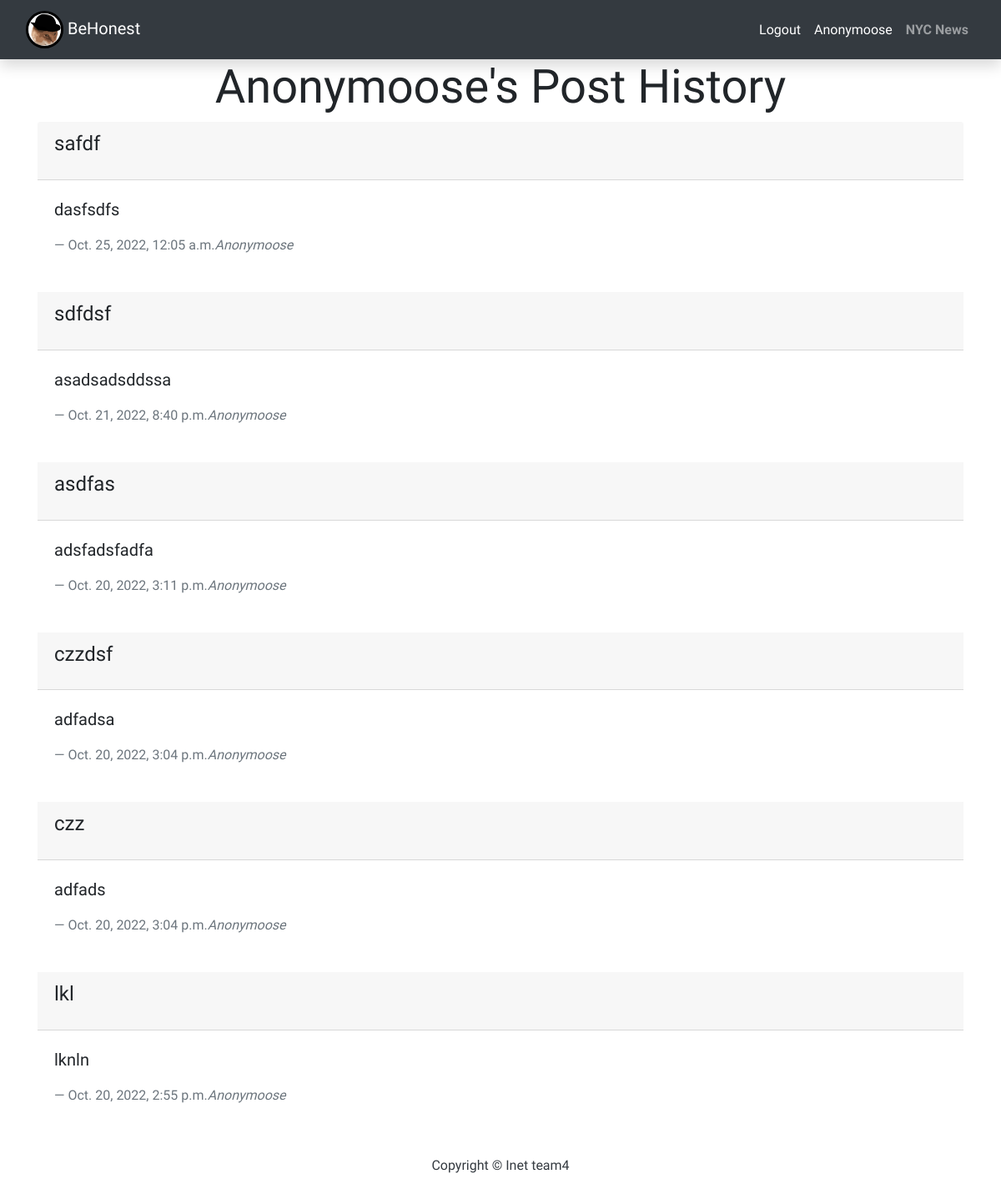
/home/profile/Anonymoose, run on the app's committed database.
### post/models.py (models this page shows, shortened)
class Post(models.Model):
    title = models.CharField(max_length=200)
    author = models.ForeignKey(
        User, on_delete=models.CASCADE, related_name="blog_posts"
    )
    content = models.TextField()
    created_on = models.DateTimeField(auto_now_add=True)
    likes = models.ManyToManyField(User, related_name="post_post")
    dislikes = models.ManyToManyField(User, related_name="blog_post")
    class Meta:
        ordering = ["-created_on"]

### post/views.py (the view)
# urls.py: path("profile/<str:pk>", views.profile, name="profile"),
def profile(request, pk):
    user = User.objects.get(username=pk)
    logged_in_user_posts = Post.objects.filter(author=user)
    context = {
        "user": user,
        "posts": logged_in_user_posts,
    }
    return render(request, "profile.html", context)

### post/templates/profile.html (shortened to what this page needs)
{% extends 'base.html' %}
{% block content %}
    <h2 class = "display-4 text-center"> {{ user.username }}'s Post History</h2>
    <div class = "container"
        <div class = "card">
            {% for post in posts %}
                <div class="card-header">
                    <h4>{{ post.title }}</p>
                </div>
                <div class="card-body">
                    <blockquote class = "blockquote mb-0">
                        <p>{{ post.content }}</p>
                        <footer class="blockquote-footer">{{post.created_on}}<cite title="Source Title">{{post.author.username}}</cite></footer>
                    </blockquote>
                </div>
                <br>
            {% endfor %}
        </div>
{% endblock %}

### post/templates/base.html (shortened to what this page needs)
<!DOCTYPE html>
{% load static %}
<html>
  <head>
    <link rel="stylesheet" href="https://stackpath.bootstrapcdn.com/bootstrap/4.4.1/css/bootstrap.min.css">
    <link rel="stylesheet" href = {% static 'styles.css' %}>
  </head>
  <body>
    {% if user.is_authenticated %}
    <nav class="navbar navbar-expand-lg navbar-dark bg-dark shadow" id="mainNav">
      <div class="container-fluid">
        <a class="navbar-brand" href="{% url 'post:base' %}">
          <img src="{% static 'img/Febee.png' %}" alt="Febee" class="logo">
          BeHonest
        </a>
        <div class="collapse navbar-collapse" id="navbarResponsive">
          <ul class="navbar-nav ml-auto">
              <li class="nav-item">
                <a class="nav-link text-white" href="{% url 'main:logout' %}">Logout</a>
              </li>
              <li class="nav-item">
                <a class="nav-link text-white" href="/home/profile/{{user.username}}">{{user.username}}</a>
              </li>
              <div class="collapse navbar-collapse" id="navbarResponsive">
                <ul class="navbar-nav ml-auto">
                    <a
                      class="nav-link text-black font-weight-bold"
                      href="/news"
                      >NYC News</a
                    >
                </ul>
              </div>
          </ul>
        </div>
        </div>
    </nav>
              {% block content %}{% endblock content %}
    {% else %}
      <p class="text-center">Don't have an account? <a href="register">Create an account</a>.</p>
    </div>
    {% endif %}
    <footer class="py-3 bg-grey">
              <p class="m-0 text-dark text-center ">Copyright &copy; Inet team4</p>
    </footer>
  </body>
</html>

### static/styles.css (style rules this page uses)
* { font-family: 'Oswald', sans-serif; }
.logo { border-radius: 50%; background-position: center; background-size: cover; width: 45px; height: 45px; border: 3px solid; color: black; }

### data on the page
Post: title "safdf", content "dasfsdfs", created_on "Oct. 25, 2022, 12:05 a.m.", author.username "Anonymoose"
Post: title "sdfdsf", content "asadsadsddssa", created_on "Oct. 21, 2022, 8:40 p.m.", author.username "Anonymoose"
Post: title "asdfas", content "adsfadsfadfa", created_on "Oct. 20, 2022, 3:11 p.m.", author.username "Anonymoose"
Post: title "czzdsf", content "adfadsa", created_on "Oct. 20, 2022, 3:04 p.m.", author.username "Anonymoose"
Post: title "czz", content "adfads", created_on "Oct. 20, 2022, 3:04 p.m.", author.username "Anonymoose"
Post: title "lkl", content "lknln", created_on "Oct. 20, 2022, 2:55 p.m.", author.username "Anonymoose"

### other printed values
{{ user.username }} "Anonymoose"
